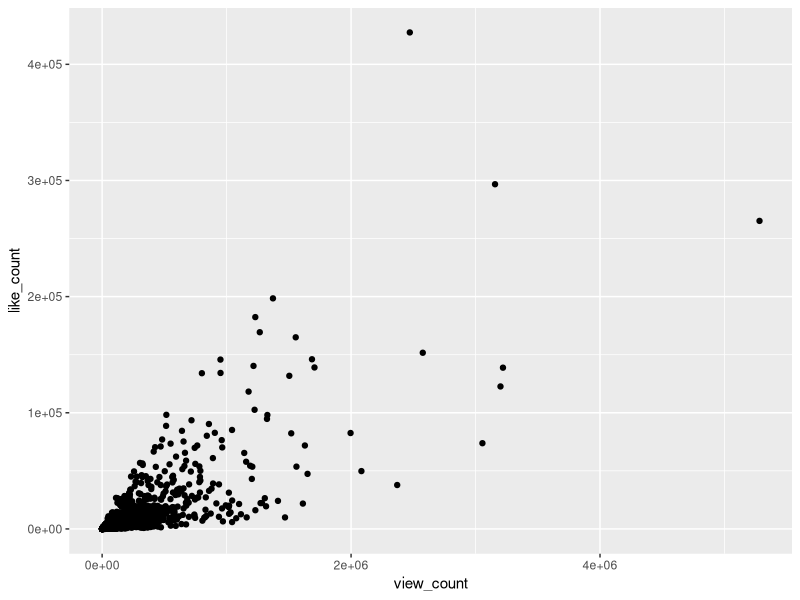
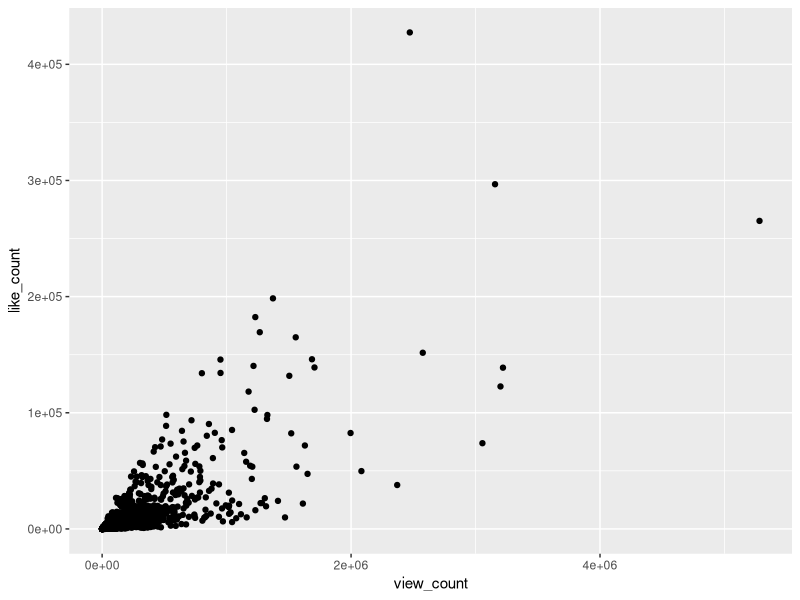
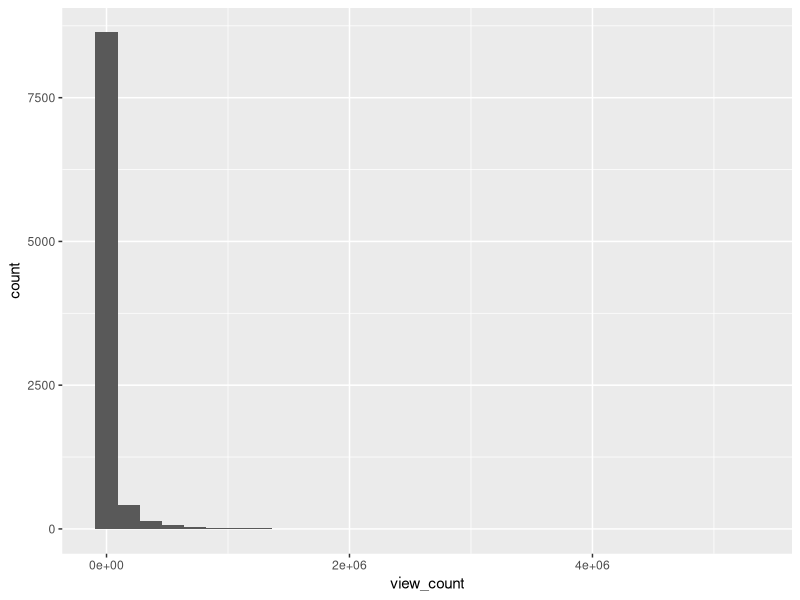
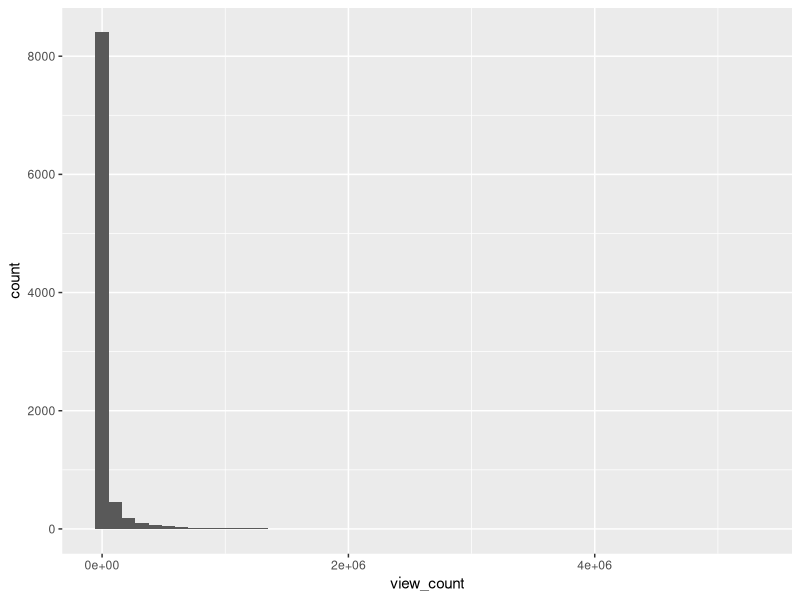
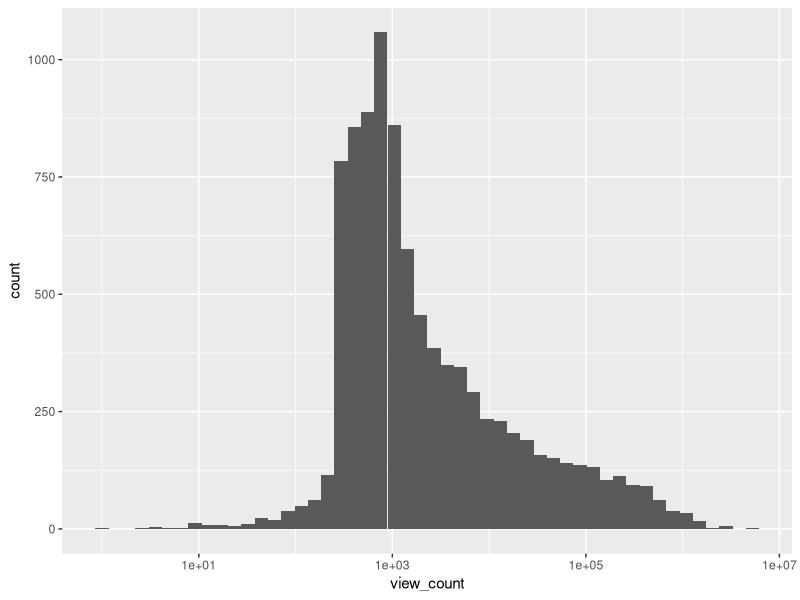
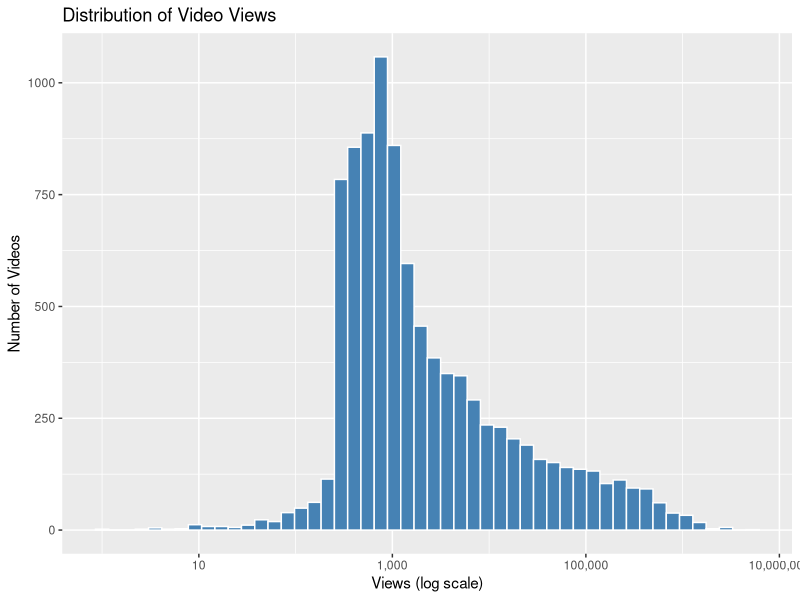
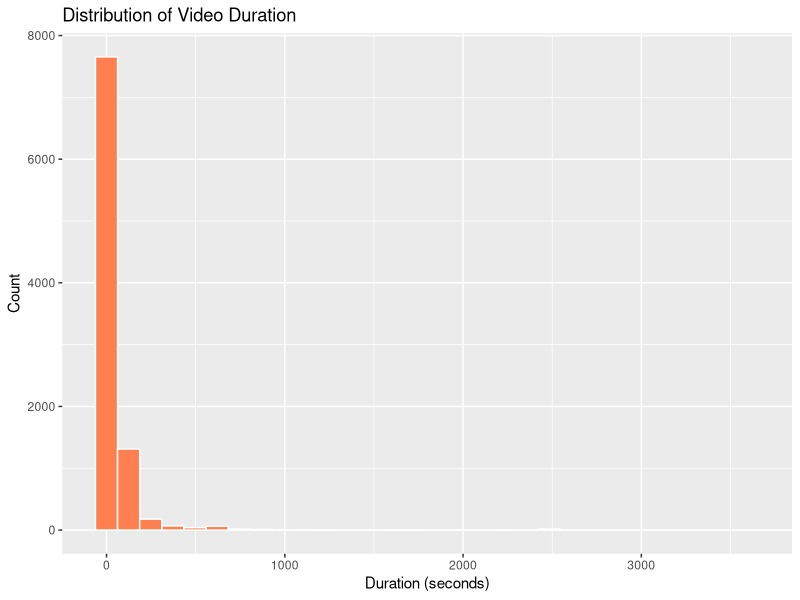
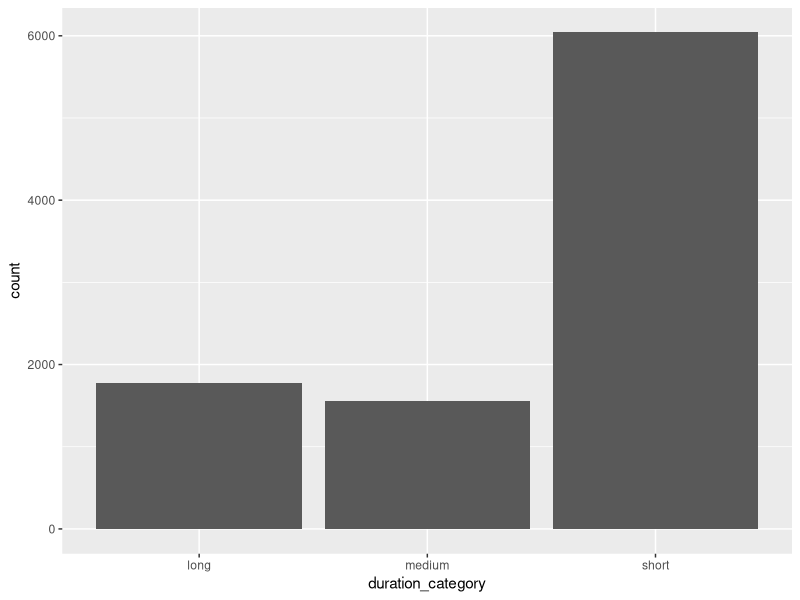

These figures' R source, in order:
# =============================================================================
# Day 4: Data Visualization — Telling Stories with Data
# Data Analysis with R and Claude Code
# University of Urbino — PhD in Humanities
# =============================================================================

# Today we'll create visualizations with ggplot2

# -----------------------------------------------------------------------------
# SETUP
# -----------------------------------------------------------------------------

library(tidyverse)
library(scales)  # For better axis formatting

# Import and prepare the data
corona <- read_csv("data/fabrizio_corona_tiktok_jan2026.csv")

# Add our calculated variables from Day 3
corona <- corona |>
  mutate(
    engagement_total = like_count + comment_count + share_count,
    engagement_rate = engagement_total / view_count,
    duration_category = case_when(
      duration < 30 ~ "short",
      duration >= 30 & duration <= 60 ~ "medium",
      duration > 60 ~ "long"
    ),
    is_viral = view_count > 1000000
  )


# -----------------------------------------------------------------------------
# SECTION 1: The Grammar of Graphics
# -----------------------------------------------------------------------------

# ggplot2 builds plots in layers:
# 1. DATA: What dataset are you using?
# 2. AESTHETICS (aes): What variables map to x, y, color, size, etc.?
# 3. GEOMETRIES (geom_): What shapes represent the data?
# 4. ADDITIONAL LAYERS: Labels, themes, scales, etc.

# Basic template:
# ggplot(data = <DATA>, aes(x = <X_VAR>, y = <Y_VAR>)) +
#   geom_<TYPE>()

# Simple example
ggplot(data = corona, aes(x = view_count, y = like_count)) +
  geom_point()

# You can also write it more compactly
ggplot(corona, aes(x = view_count, y = like_count)) +
  geom_point()


# -----------------------------------------------------------------------------
# SECTION 2: Histograms — Distribution of One Variable
# -----------------------------------------------------------------------------

# Basic histogram
ggplot(corona, aes(x = view_count)) +
  geom_histogram()

# Control the number of bins
ggplot(corona, aes(x = view_count)) +
  geom_histogram(bins = 50)

# The data is very skewed — use log scale
ggplot(corona, aes(x = view_count)) +
  geom_histogram(bins = 50) +
  scale_x_log10()

# Add better labels
ggplot(corona, aes(x = view_count)) +
  geom_histogram(bins = 50, fill = "steelblue", color = "white") +
  scale_x_log10(labels = label_comma()) +
  labs(
    title = "Distribution of Video Views",
    x = "Views (log scale)",
    y = "Number of Videos"
  )

# Histogram of duration
ggplot(corona, aes(x = duration)) +
  geom_histogram(bins = 30, fill = "coral", color = "white") +
  labs(
    title = "Distribution of Video Duration",
    x = "Duration (seconds)",
    y = "Count"
  )

# Exercise: Create a histogram of like_count
# [YOUR CODE HERE]


# -----------------------------------------------------------------------------
# SECTION 3: Bar Charts — Counts by Category
# -----------------------------------------------------------------------------

# geom_bar() counts for you
ggplot(corona, aes(x = duration_category)) +
  geom_bar()

# Order categories logically
corona <- corona |>
  mutate(duration_category = factor(duration_category, 
                                    levels = c("short", "medium", "long")))

ggplot(corona, aes(x = duration_category)) +
  geom_bar(fill = "steelblue") +
  labs(
    title = "Videos by Duration Category",
    x = "Duration Category",
    y = "Number of Videos"
  )

# For pre-calculated values, use geom_col()
# First, let's prepare data for top authors
top_authors <- corona |>
  count(author_name, sort = TRUE) |>
  head(10)

ggplot(top_authors, aes(x = reorder(author_name, n), y = n)) +
  geom_col(fill = "steelblue") +
  coord_flip() +  # Flip coordinates for readability
  labs(
    title = "Top 10 Authors by Number of Videos",
    x = "Author",
    y = "Number of Videos"
  )

# Exercise: Create a bar chart showing videos by popularity category
# [YOUR CODE HERE]


# -----------------------------------------------------------------------------
# SECTION 4: Line Plots — Trends Over Time
# -----------------------------------------------------------------------------

# First, prepare daily data
daily_stats <- corona |>
  group_by(create_date) |>
  summarize(
    n_videos = n(),
    total_views = sum(view_count),
    avg_views = mean(view_count)
  )

# Basic line plot
ggplot(daily_stats, aes(x = create_date, y = n_videos)) +
  geom_line()

# Add points
ggplot(daily_stats, aes(x = create_date, y = n_videos)) +
  geom_line() +
  geom_point()

# Customize appearance
ggplot(daily_stats, aes(x = create_date, y = n_videos)) +
  geom_line(color = "steelblue", linewidth = 1) +
  geom_point(color = "steelblue", size = 2) +
  labs(
    title = "Daily TikTok Videos about Fabrizio Corona",
    subtitle = "January 2026",
    x = "Date",
    y = "Number of Videos",
    caption = "Source: TikTok Research API"
  )

# Total daily views
ggplot(daily_stats, aes(x = create_date, y = total_views)) +
  geom_line(color = "coral", linewidth = 1) +
  geom_point(color = "coral", size = 2) +
  scale_y_continuous(labels = label_comma()) +
  labs(
    title = "Total Daily Views",
    x = "Date",
    y = "Total Views"
  )

# Exercise: Create a line plot of average views per day
# [YOUR CODE HERE]


# -----------------------------------------------------------------------------
# SECTION 5: Scatter Plots — Relationships Between Variables
# -----------------------------------------------------------------------------

# Basic scatter plot
ggplot(corona, aes(x = view_count, y = like_count)) +
  geom_point()

# Too many points! Use transparency
ggplot(corona, aes(x = view_count, y = like_count)) +
  geom_point(alpha = 0.3)

# Add log scales (data is very skewed)
ggplot(corona, aes(x = view_count, y = like_count)) +
  geom_point(alpha = 0.3) +
  scale_x_log10(labels = label_comma()) +
  scale_y_log10(labels = label_comma())

# Add color by category
ggplot(corona, aes(x = view_count, y = like_count, color = duration_category)) +
  geom_point(alpha = 0.5) +
  scale_x_log10(labels = label_comma()) +
  scale_y_log10(labels = label_comma()) +
  labs(
    title = "Views vs. Likes by Video Duration",
    x = "Views (log scale)",
    y = "Likes (log scale)",
    color = "Duration"
  )

# Add a trend line
ggplot(corona, aes(x = view_count, y = like_count)) +
  geom_point(alpha = 0.2) +
  geom_smooth(method = "lm", color = "red") +
  scale_x_log10(labels = label_comma()) +
  scale_y_log10(labels = label_comma()) +
  labs(
    title = "Relationship Between Views and Likes",
    x = "Views (log scale)",
    y = "Likes (log scale)"
  )

# Exercise: Create a scatter plot of view_count vs comment_count
# [YOUR CODE HERE]


# -----------------------------------------------------------------------------
# SECTION 6: Box Plots — Distribution by Category
# -----------------------------------------------------------------------------

# Basic boxplot
ggplot(corona, aes(x = duration_category, y = view_count)) +
  geom_boxplot()

# With log scale (because views are skewed)
ggplot(corona, aes(x = duration_category, y = view_count)) +
  geom_boxplot(fill = "steelblue", alpha = 0.7) +
  scale_y_log10(labels = label_comma()) +
  labs(
    title = "View Distribution by Video Duration",
    x = "Duration Category",
    y = "Views (log scale)"
  )

# Add points to show distribution
ggplot(corona, aes(x = duration_category, y = view_count)) +
  geom_boxplot(fill = "steelblue", alpha = 0.7, outlier.shape = NA) +
  geom_jitter(alpha = 0.1, width = 0.2) +
  scale_y_log10(labels = label_comma()) +
  labs(
    title = "View Distribution by Video Duration",
    x = "Duration Category",
    y = "Views (log scale)"
  )

# Engagement rate by duration
ggplot(corona, aes(x = duration_category, y = engagement_rate)) +
  geom_boxplot(fill = "coral", alpha = 0.7) +
  labs(
    title = "Engagement Rate by Video Duration",
    x = "Duration Category",
    y = "Engagement Rate"
  )

# Exercise: Create a boxplot of like_count by duration_category
# [YOUR CODE HERE]


# -----------------------------------------------------------------------------
# SECTION 7: Customization
# -----------------------------------------------------------------------------

# THEMES - change the overall look
p <- ggplot(daily_stats, aes(x = create_date, y = n_videos)) +
  geom_line(color = "steelblue", linewidth = 1)

# Default theme
p + theme_gray()

# Minimal theme (clean)
p + theme_minimal()

# Black and white
p + theme_bw()

# Classic (no gridlines)
p + theme_classic()

# COLORS
# Named colors
ggplot(corona, aes(x = duration_category)) +
  geom_bar(fill = "darkgreen")

# Hex colors
ggplot(corona, aes(x = duration_category)) +
  geom_bar(fill = "#1DA1F2")  # Twitter blue

# Color by category
ggplot(corona, aes(x = duration_category, fill = duration_category)) +
  geom_bar() +
  scale_fill_manual(values = c("short" = "#FF6B6B", 
                               "medium" = "#4ECDC4", 
                               "long" = "#45B7D1"))

# COMPLETE CUSTOMIZATION
ggplot(daily_stats, aes(x = create_date, y = n_videos)) +
  geom_line(color = "#1DA1F2", linewidth = 1) +
  geom_point(color = "#1DA1F2", size = 2) +
  labs(
    title = "Daily TikTok Videos about Fabrizio Corona",
    subtitle = "January 2026",
    x = NULL,  # Remove x label
    y = "Number of Videos",
    caption = "Source: TikTok Research API | Analysis by [Your Name]"
  ) +
  theme_minimal() +
  theme(
    plot.title = element_text(face = "bold", size = 14),
    plot.subtitle = element_text(color = "gray50"),
    panel.grid.minor = element_blank()
  )


# -----------------------------------------------------------------------------
# SECTION 8: Saving Plots
# -----------------------------------------------------------------------------

# Save the last plot
ggsave("output/daily_videos.png", width = 10, height = 6, dpi = 300)

# Save a specific plot
my_plot <- ggplot(daily_stats, aes(x = create_date, y = n_videos)) +
  geom_line(color = "steelblue") +
  theme_minimal() +
  labs(title = "Daily Video Count")

ggsave("output/my_plot.png", plot = my_plot, width = 10, height = 6, dpi = 300)

# Different formats
ggsave("output/my_plot.pdf", plot = my_plot, width = 10, height = 6)
ggsave("output/my_plot.svg", plot = my_plot, width = 10, height = 6)


# -----------------------------------------------------------------------------
# EXERCISES
# -----------------------------------------------------------------------------

# Exercise 1: Create a histogram of video duration
# What does the distribution look like?
# [YOUR CODE HERE]


# Exercise 2: Create a bar chart showing the top 10 authors by number of videos
# Hint: First create a summary, then use geom_col() with coord_flip()
# [YOUR CODE HERE]


# Exercise 3: Create a line plot showing total daily views over January 2026
# [YOUR CODE HERE]


# Exercise 4: Create a scatter plot of view_count vs. comment_count
# Add appropriate log scales
# [YOUR CODE HERE]


# Exercise 5: Create a boxplot comparing engagement_rate across duration categories
# [YOUR CODE HERE]


# Exercise 6: Take one of your plots and make it publication-ready:
# - Add proper labels (title, subtitle, axis labels, caption)
# - Use a clean theme
# - Choose appropriate colors
# [YOUR CODE HERE]


# Exercise 7: Save your best plot as a PNG file
# [YOUR CODE HERE]


# CHALLENGE: Using Claude Code, create a visualization that shows
# both the number of videos and total views per day on the same plot
# (Hint: you might need two y-axes or facets)
# [YOUR CODE HERE]


# -----------------------------------------------------------------------------
# KEY TAKEAWAYS
# -----------------------------------------------------------------------------

# 1. ggplot2 builds plots in layers: data + aesthetics + geoms
# 2. geom_histogram() for distributions
# 3. geom_bar() for counts, geom_col() for pre-calculated values
# 4. geom_line() and geom_point() for time series
# 5. geom_point() for scatter plots
# 6. geom_boxplot() for distributions by category
# 7. Use scale_*_log10() for skewed data
# 8. labs() for titles and labels
# 9. theme_*() for different visual styles
# 10. ggsave() to export figures

# See you on Day 5 for text analysis and the capstone project!
